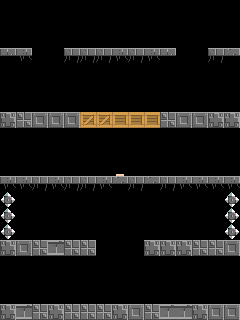

Rendered tile map (Tiled .tmx) drawn with the repository's tilesets; below, a short description and the full map source, tile grids included:
An orthogonal 15x20 tile map with 16x16 px tiles, 1 tile layer (Tile Layer 1).

<map version="1.0" orientation="orthogonal" renderorder="right-down" width="15" height="20" tilewidth="16" tileheight="16" nextobjectid="1">
 <tileset firstgid="1" name="tileset" tilewidth="16" tileheight="16">
  <image source="../images/tileset.png" width="128" height="112" />
 </tileset>
 <layer name="Tile Layer 1" width="15" height="20">
  <data encoding="csv">
0,0,0,0,0,0,0,0,0,0,0,0,0,0,0,
0,0,0,0,0,0,0,0,0,0,0,0,0,0,0,
0,0,0,0,0,0,0,0,0,0,0,0,0,0,0,
41,40,0,0,39,39,39,40,39,40,41,0,0,39,42,
0,0,0,0,0,0,0,0,0,0,0,0,0,0,0,
0,0,0,0,0,0,0,0,0,0,0,0,0,0,0,
0,0,0,0,0,0,0,0,0,0,0,0,0,0,0,
32,34,33,33,33,38,38,36,36,36,34,33,33,32,32,
0,0,0,0,0,0,0,0,0,0,0,0,0,0,0,
0,0,0,0,0,0,0,0,0,0,0,0,0,0,0,
0,0,0,0,0,0,0,2,0,0,0,0,0,0,0,
40,40,39,40,39,39,40,42,39,42,39,40,40,40,40,
31,0,0,0,0,0,0,0,0,0,0,0,0,0,31,
31,0,0,0,0,0,0,0,0,0,0,0,0,0,31,
31,0,0,0,0,0,0,0,0,0,0,0,0,0,31,
32,33,34,35,34,34,0,0,0,32,32,32,34,34,33,
0,0,0,0,0,0,0,0,0,0,0,0,0,0,0,
0,0,0,0,0,0,0,0,0,0,0,0,0,0,0,
0,0,0,0,0,0,0,0,0,0,0,0,0,0,0,
32,35,34,32,34,34,34,32,33,34,35,35,32,33,33
</data>
 </layer>
</map>
